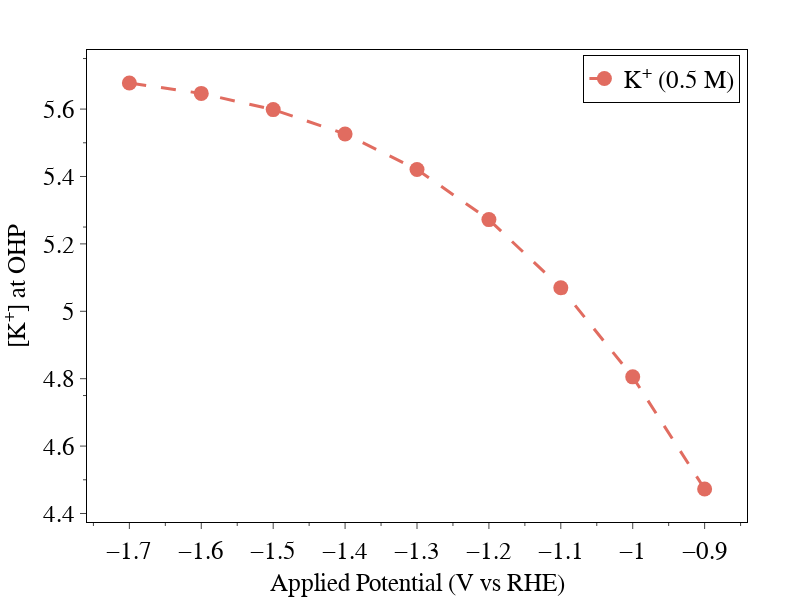

Notebook code for this chart:
### Code cell
fig = px.scatter(df, x='V vs RHE', y='[K]',hover_data={'index': (df.index)},color= df.index,color_discrete_map=color_dict)

fig.update_traces(line=dict(dash='longdash',width=3),
                  marker=dict(size=15),mode='lines+markers')

fig.update_layout(
    width=797,
    height=597,
    showlegend=True,
    # title=dict(
    #      text='Ethylene',
    #      x=0.5,
    #      font_size=25),
    legend=dict(
     bordercolor='black', 
     borderwidth=1,
     title='',
     yanchor="top",
     y=0.99,
     xanchor="right",
     font_size=25,
     x=0.99),
    font=dict(family="Arial", color="black"),
    hoverlabel={"namelength": -1},
     margin=dict(
         l=0,
         r=50,
         b=0,
         t=50,
     ),
    paper_bgcolor="white",
    plot_bgcolor="white",
    xaxis=dict(
        title=rf'Applied Potential (V vs RHE)',
        title_font_size=25,
        showline=True,
        #linewidth=3,
        linecolor="black",
        mirror=True,
        showgrid=False,
        zeroline=False,
        #gridcolor="rgba(0,0,0,0.3)",
        ticks="outside",
        tickfont_size=25,
        #tickformat="d",
        #range=[-1.2,-0.2],
        #tick0=0.5,
        minor=dict(ticklen=3,dtick=0.05),
        # dtick=0.2,
        #tickwidth=3,
        ticklen=6,
    ),
    yaxis=dict(
        title=rf'[K<sup>+</sup>] at OHP',
        title_font=dict(size=25),
        showline=True,
        title_standoff=25,
        #linewidth=3,
        linecolor="black",
        mirror=True,
        showgrid=False,
        zeroline=False,
        #gridcolor="rgba(0,0,0,0.3)",
        ticks="outside",
        tickfont_size=25,
        #tickformat="d",
        #tick0=0.5,
        minor=dict(ticklen=3,dtick=0.25),
        # dtick=0.4,
        #range=[-6,-2.5],
        #tickwidth=3,
        ticklen=6,
    ),
)

fig.write_image('K_U_conc_0.5.png',scale=5)
fig.show()

### Figure 1 — Plotly figure (JSON) as saved in the notebook; plotly's stock layout.template omitted (floating-point values rounded to 4 significant figures)
{"data": [{"customdata": [["K<sup>+</sup> (0.5 M)"], ["K<sup>+</sup> (0.5 M)"], ["K<sup>+</sup> (0.5 M)"], ["K<sup>+</sup> (0.5 M)"], ["K<sup>+</sup> (0.5 M)"], ["K<sup>+</sup> (0.5 M)"], ["K<sup>+</sup> (0.5 M)"], ["K<sup>+</sup> (0.5 M)"], ["K<sup>+</sup> (0.5 M)"]], "hovertemplate": "index=%{customdata[0]}<br>V vs RHE=%{x}<br>[K]=%{y}<extra></extra>", "legendgroup": "K<sup>+</sup> (0.5 M)", "line": {"dash": "longdash", "width": 3}, "marker": {"color": "#e16c60", "size": 15, "symbol": "circle"}, "mode": "lines+markers", "name": "K<sup>+</sup> (0.5 M)", "orientation": "v", "showlegend": true, "type": "scatter", "x": [-0.9, -1, -1.1, -1.2, -1.3, -1.4, -1.5, -1.6, -1.7], "xaxis": "x", "y": [4.473, 4.805, 5.07, 5.272, 5.421, 5.526, 5.598, 5.646, 5.678], "yaxis": "y"}], "layout": {"font": {"color": "black", "family": "Arial"}, "height": 597, "hoverlabel": {"namelength": -1}, "legend": {"bordercolor": "black", "borderwidth": 1, "font": {"size": 25}, "title": {"text": ""}, "tracegroupgap": 0, "x": 0.99, "xanchor": "right", "y": 0.99, "yanchor": "top"}, "margin": {"b": 0, "l": 0, "r": 50, "t": 50}, "paper_bgcolor": "white", "plot_bgcolor": "white", "showlegend": true, "width": 797, "xaxis": {"anchor": "y", "domain": [0, 1], "linecolor": "black", "minor": {"dtick": 0.05, "ticklen": 3}, "mirror": true, "showgrid": false, "showline": true, "tickfont": {"size": 25}, "ticklen": 6, "ticks": "outside", "title": {"font": {"size": 25}, "text": "Applied Potential (V vs RHE)"}, "zeroline": false}, "yaxis": {"anchor": "x", "domain": [0, 1], "linecolor": "black", "minor": {"dtick": 0.25, "ticklen": 3}, "mirror": true, "showgrid": false, "showline": true, "tickfont": {"size": 25}, "ticklen": 6, "ticks": "outside", "title": {"font": {"size": 25}, "standoff": 25, "text": "[K<sup>+</sup>] at OHP"}, "zeroline": false}}}
